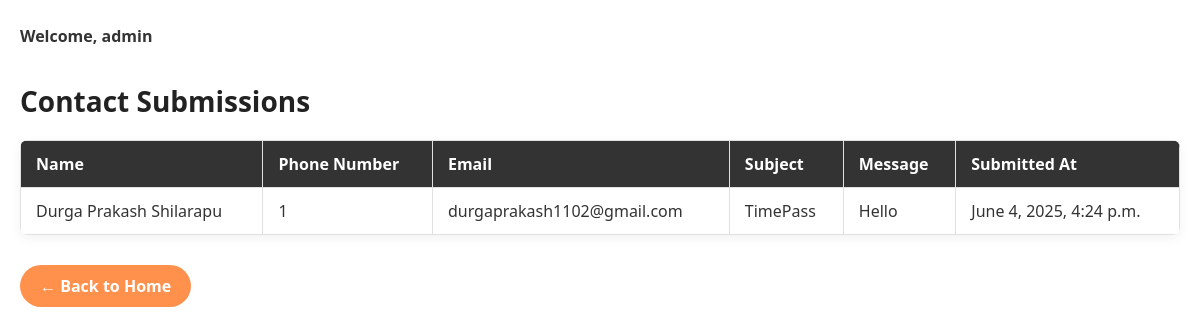
The app's page /contactlist/ (signed in), older data.
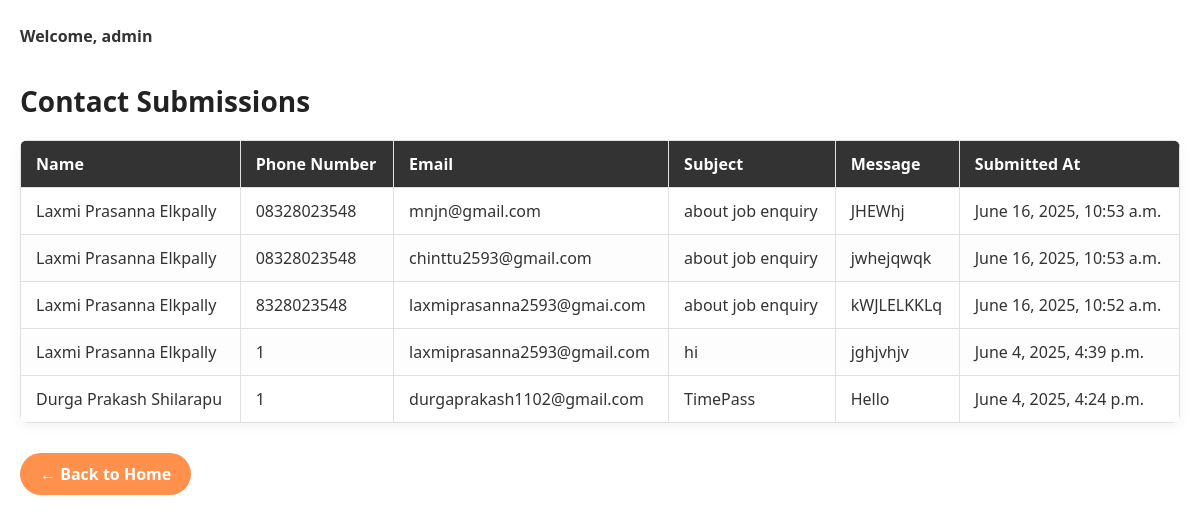
The same page, newer data.
### AraxMSS/models.py (models this page shows, shortened)
class Contact(models.Model):
    name = models.CharField(max_length=100)
    phone_number = models.CharField(max_length=14)
    email = models.EmailField()
    subject = models.CharField(max_length=150)
    message = models.TextField()
    created_at = models.DateTimeField(auto_now_add=True)

### AraxMSS/views.py (the view)
# urls.py: path('contactlist/', contact_list, name='contact_list'),
@login_required
def contact_list(request):
    contacts = Contact.objects.all().order_by('-created_at')
    return render(request, 'contact_list.html', {'contacts': contacts})

### templates/contact_list.html (shortened to what this page needs)
<!DOCTYPE html>
<html lang="en">
<head>
</head>
<body>
  <div class="top-bar">
    {% if user.is_authenticated %}
      <p>Welcome, {{ user.username }}</p>
    {% endif %}
  </div>
  <h2>Contact Submissions</h2>
  <div class="table-container">
    <table>
      <thead>
        <tr>
          <th>Name</th>
          <th>Phone Number</th>
          <th>Email</th>
          <th>Subject</th>
          <th>Message</th>
          <th>Submitted At</th>
        </tr>
      </thead>
      <tbody>
        {% for contact in contacts %}
          <tr>
            <td>{{ contact.name }}</td>
            <td>{{ contact.phone_number }}</td>
            <td>{{ contact.email }}</td>
            <td>{{ contact.subject }}</td>
            <td>{{ contact.message }}</td>
            <td>{{ contact.created_at }}</td>
          </tr>
        {% empty %}
          <tr><td colspan="5">No submissions found.</td></tr>
        {% endfor %}
      </tbody>
    </table>
  </div>
  <a href="{% url 'home' %}" class="back-home">← Back to Home</a>
</body>
</html>

### templates/contact_list.html (style rules this page uses)
body { font-family: 'Segoe UI', sans-serif; margin: 0; padding: 20px; color: #333; }
.top-bar { display: flex; justify-content: space-between; align-items: center; margin-bottom: 30px; flex-wrap: wrap; }
.top-bar p, .top-bar a { margin: 5px 0; color: #333; font-weight: 600; text-decoration: none; }
h2 { font-size: 28px; margin-bottom: 20px; color: #222; }
.table-container { overflow-x: auto; background: white; border-radius: 8px; box-shadow: 0 4px 12px rgba(0, 0, 0, 0.05); }
table { width: 100%; border-collapse: collapse; min-width: 800px; }
th, td { padding: 12px 15px; border: 1px solid #e0e0e0; text-align: left; white-space: nowrap; }
th { background-color: #333; color: white; }
tr:nth-child(even) { background-color: #fdfdfd; }
.back-home { display: inline-block; margin-top: 30px; padding: 10px 20px; background-color: #ff914d; color: white; text-decoration: none; font-weight: 600; border-radius: 30px; transition: background-color 0.3s; }

Row changes from the older to the newer data that the page shows:
added Contact: name "Laxmi Prasanna Elkpally", phone_number "08328023548", email "mnjn@gmail.com", subject "about job enquiry", message "JHEWhj", created_at "June 16, 2025, 10:53 a.m."
added Contact: name "Laxmi Prasanna Elkpally", phone_number "08328023548", email "chinttu2593@gmail.com", subject "about job enquiry", message "jwhejqwqk", created_at "June 16, 2025, 10:53 a.m."
added Contact: name "Laxmi Prasanna Elkpally", phone_number "8328023548", email "laxmiprasanna2593@gmai.com", subject "about job enquiry", message "kWJLELKKLq", created_at "June 16, 2025, 10:52 a.m."
added Contact: name "Laxmi Prasanna Elkpally", phone_number "1", email "laxmiprasanna2593@gmail.com", subject "hi", message "jghjvhjv", created_at "June 4, 2025, 4:39 p.m."
